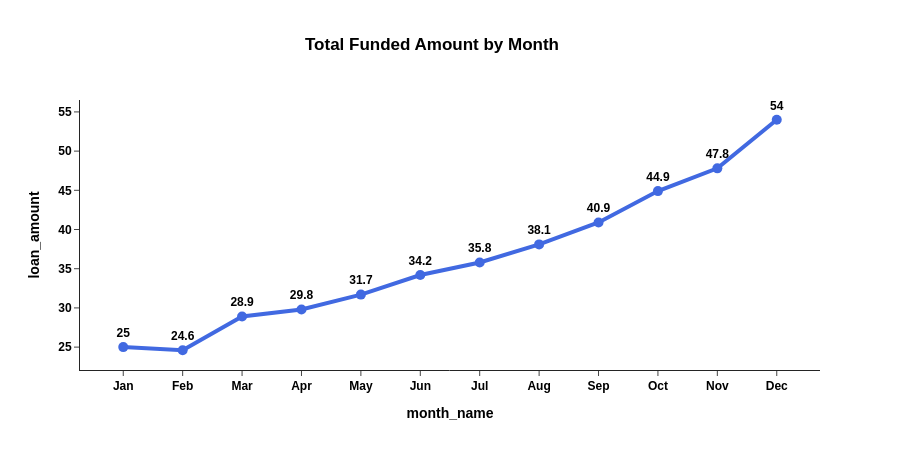

Notebook source saved alongside this figure:
### Markdown cell above
### 📉 Monthly Loan Trends (Total Funded Amount)

### Code cell
#create month_name and month_num column 

data['month_name'] = data['issue_date'].dt.strftime('%b')
data['month_num'] = data['issue_date'].dt.month

# Loan amount Group by Month_num
Monthly_funded  = data.groupby(["month_num","month_name"])['loan_amount'].sum().reset_index().sort_values('month_name')
Monthly_funded = Monthly_funded.sort_values('month_num').drop('month_num', axis = 1)
Monthly_funded['loan_amount'] = (Monthly_funded['loan_amount'] / 1000000).round(1)

fig = px.line(data_frame= Monthly_funded, x='month_name', y = 'loan_amount',
              text='loan_amount',title='Total Funded Amount by Month',height=450, width=900, template='simple_white')
fig.update_xaxes(showgrid = False)
fig.update_yaxes(showgrid = False)
fig.update_layout(
    title_x = 0.48,
    paper_bgcolor = 'white',
    plot_bgcolor = 'white',
    font = dict(family = 'arial', color = 'black',weight = 'bold')
    
)
fig.update_traces(
    textposition = 'top center',
    line=dict(width=4, color='royalblue'), 
    marker=dict(size=10, symbol='circle'), 
    mode='lines+markers+text',
    textfont = dict(family = 'Arial', weight  ='bold')
)
fig.write_image("Total Funded Amount by Month.png", width=900, height=450, scale=5)
fig.show()

### Figure 1 — Plotly figure (JSON) as saved in the notebook; plotly's stock layout.template omitted (floating-point values rounded to 4 significant figures)
{"data": [{"hovertemplate": "month_name=%{x}<br>loan_amount=%{text}<extra></extra>", "legendgroup": "", "line": {"color": "royalblue", "dash": "solid", "width": 4}, "marker": {"size": 10, "symbol": "circle"}, "mode": "lines+markers+text", "name": "", "orientation": "v", "showlegend": false, "text": [25.0, 24.6, 28.9, 29.8, 31.7, 34.2, 35.8, 38.1, 40.9, 44.9, 47.8, 54.0], "textfont": {"family": "Arial", "weight": "bold"}, "textposition": "top center", "type": "scatter", "x": ["Jan", "Feb", "Mar", "Apr", "May", "Jun", "Jul", "Aug", "Sep", "Oct", "Nov", "Dec"], "xaxis": "x", "y": [25.0, 24.6, 28.9, 29.8, 31.7, 34.2, 35.8, 38.1, 40.9, 44.9, 47.8, 54.0], "yaxis": "y"}], "layout": {"font": {"color": "black", "family": "arial", "weight": "bold"}, "height": 450, "legend": {"tracegroupgap": 0}, "paper_bgcolor": "white", "plot_bgcolor": "white", "title": {"text": "Total Funded Amount by Month", "x": 0.48}, "width": 900, "xaxis": {"anchor": "y", "domain": [0, 1], "showgrid": false, "title": {"text": "month_name"}}, "yaxis": {"anchor": "x", "domain": [0, 1], "showgrid": false, "title": {"text": "loan_amount"}}}}
